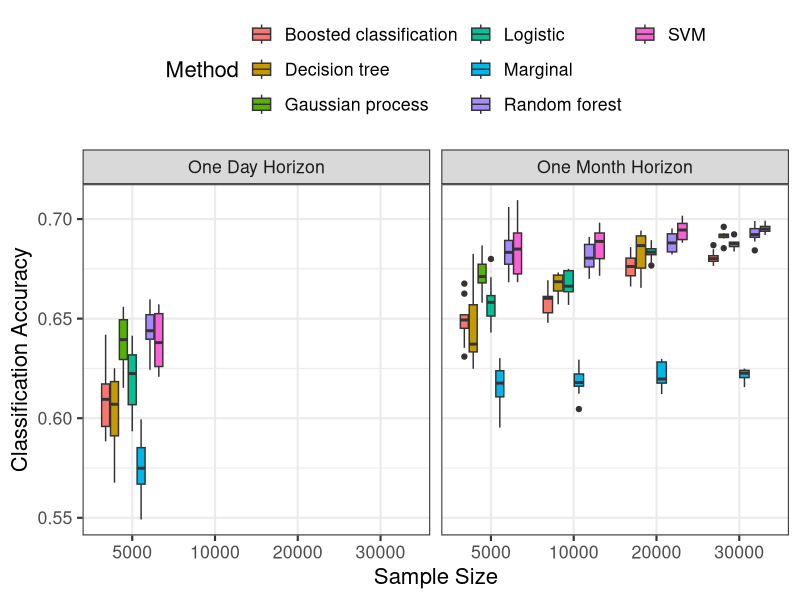
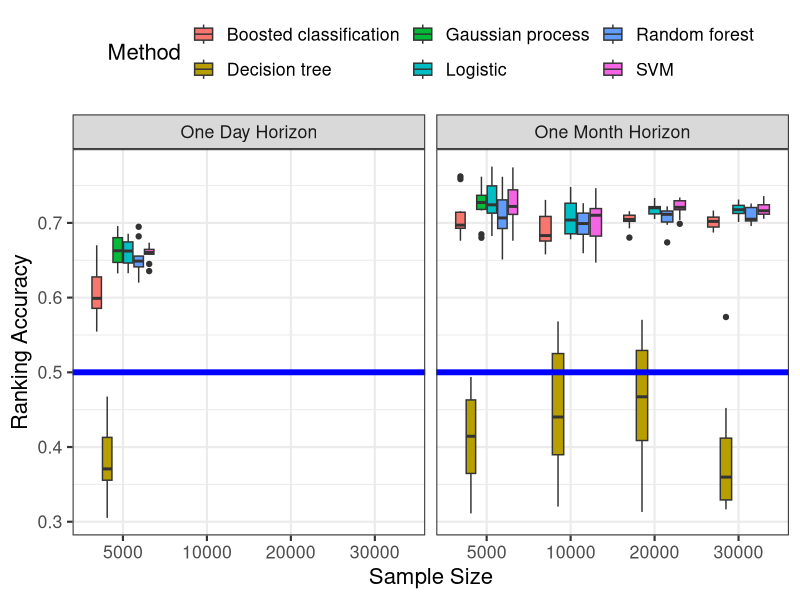
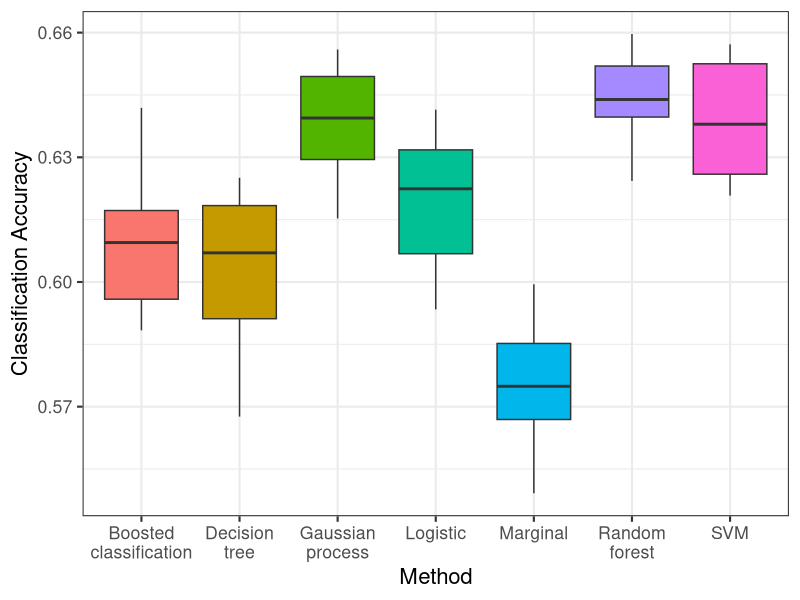
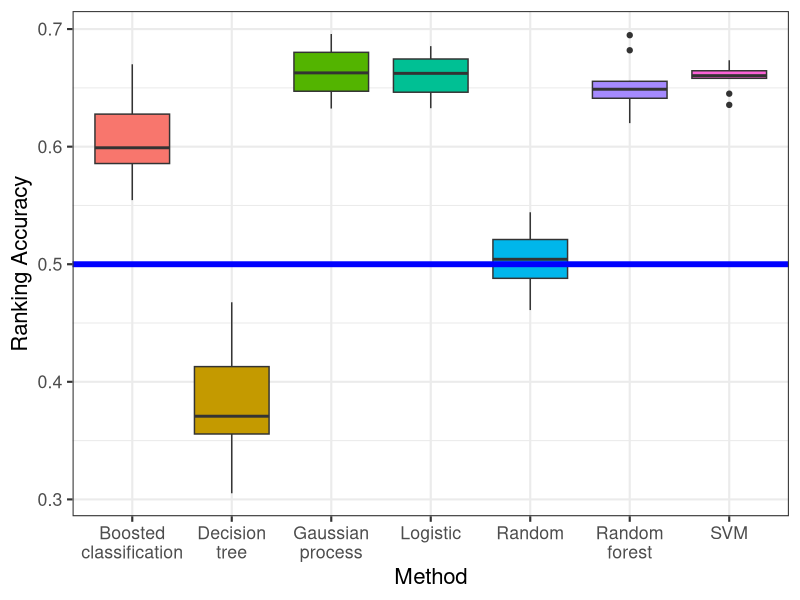
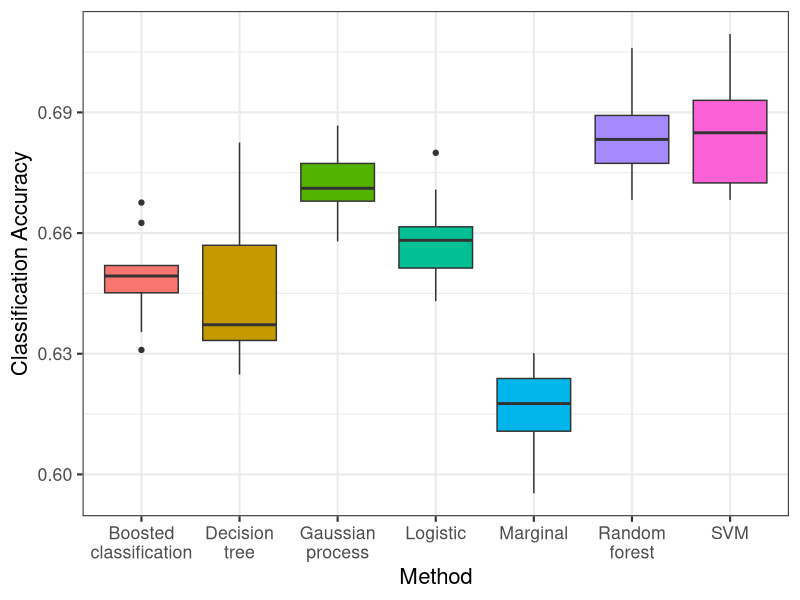
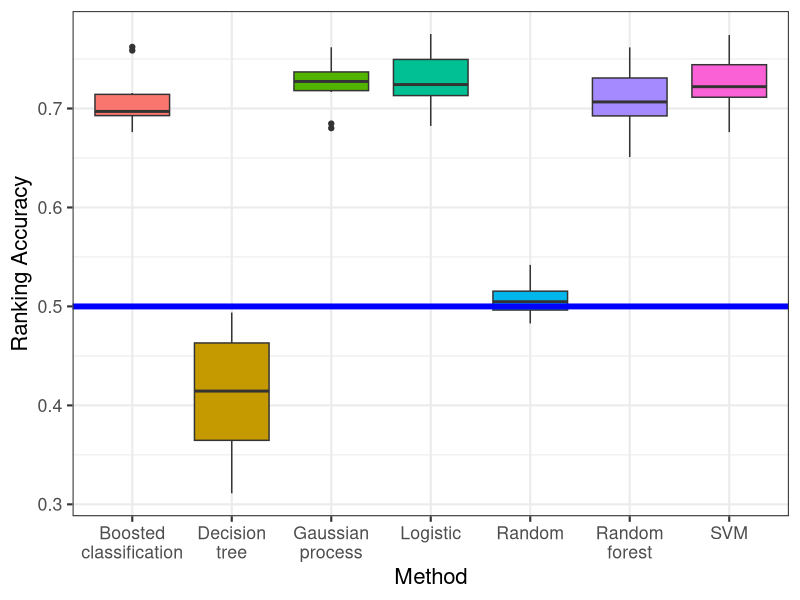
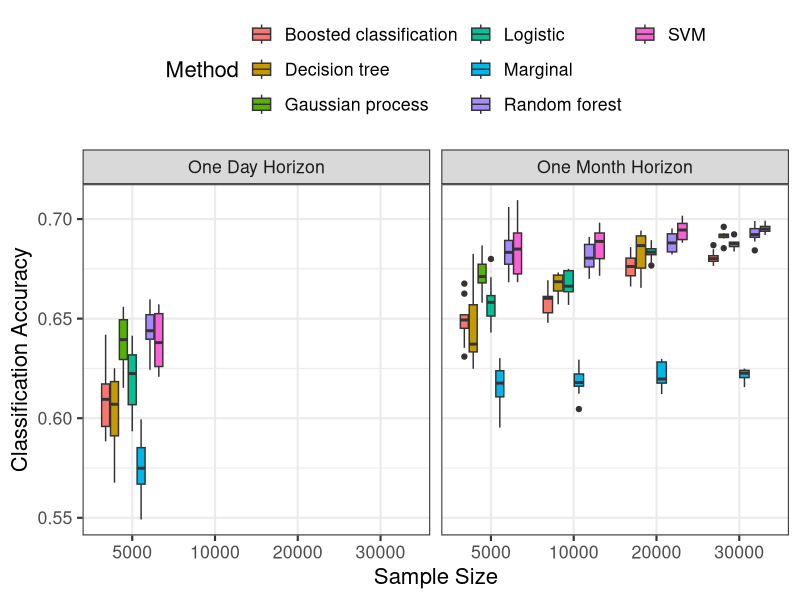
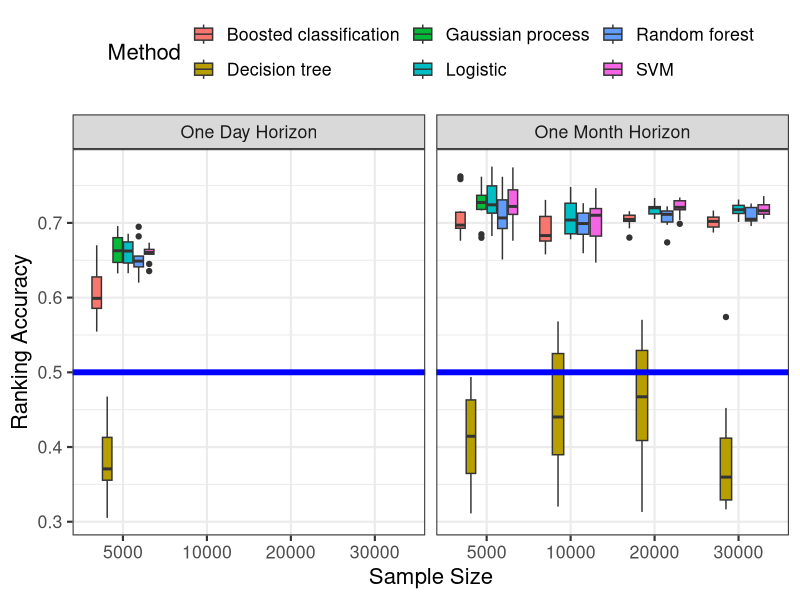

Write the R code that produced these figures, in order.
library(ggplot2)
library(plyr)
library(stringr)

d1 <- read.csv("one-day-horizon-results.csv")
d1$type <- "One Day Horizon"
d2 <- read.csv("thirty-day-horizon-results.csv")
d2$type <- "One Month Horizon"
d <- rbind(d1, d2)

d$method <- str_replace(d$method, "Boosted classification.+", "Boosted classification")
d$method <- str_replace(d$method, "SVM.+", "SVM")

d.summ <- ddply(d, .(method, nrecs), summarize, ranking.acc.median=median(ranking.accuracy))

g <- ggplot(subset(d, !(method %in% c("Uniform", "Random"))), aes(x=nrecs, y=class.accuracy)) + 
  geom_boxplot(aes(x=factor(nrecs), fill=method)) + 
  labs(x="Sample Size", y="Classification Accuracy") + facet_grid(~type) +
  theme_bw(base_size=16) + theme(legend.position="top") + guides(fill=guide_legend(title="Method", ncol=3))
print(g)
png("writeup/figures/class-performance-by-sample-size.png", width=800, height=400)
print(g)
dev.off()

g <- ggplot(subset(d, !(method %in% c("Uniform", "Marginal", "Random"))), aes(x=nrecs, y=ranking.accuracy)) + 
    geom_boxplot(aes(x=factor(nrecs), fill=method)) + facet_grid(~type) +
    labs(x="Sample Size", y="Ranking Accuracy") + geom_hline(yintercept=0.5, color="blue", size=2) + 
    theme_bw(base_size=16) + theme(legend.position="top") + guides(fill=guide_legend(title="Method", ncol=3))
print(g)
png("writeup/figures/performance-by-sample-size.png", width=800, height=400)
print(g)
dev.off()


for(curtype in c("One Day Horizon", "One Month Horizon")) {
  d5000 <- subset(d, nrecs==5000&type==curtype)
  d5000$method <- str_replace(d5000$method, "Boosted classification", "Boosted\nclassification")
  d5000$method <- str_replace(d5000$method, "Random forest", "Random\nforest")
  d5000$method <- str_replace(d5000$method, "Decision tree", "Decision\ntree")
  d5000$method <- str_replace(d5000$method, "Gaussian process", "Gaussian\nprocess")
  g <- ggplot(subset(d5000, !(method %in% c("Uniform", "Random"))), aes(x=method, y=class.accuracy, fill=method)) + 
    geom_boxplot() + 
    labs(x="Method", y="Classification Accuracy") +
    theme_bw(base_size=16) + theme(legend.position="top") + guides(fill="none")#guide_legend(title="Method", ncol=3))
  print(g)
  png(paste0("writeup/figures/class-performance-sample-5000-", str_replace_all(curtype, "\\s", ""), ".png"), width=500, height=400)
  print(g)
  dev.off()
  
  g <- ggplot(subset(d5000, !(method %in% c("Uniform", "Marginal"))), aes(x=method, y=ranking.accuracy, fill=method)) + 
      geom_boxplot() + labs(x="Method", y="Ranking Accuracy") + geom_hline(yintercept=0.5, color="blue", size=2) + 
      theme_bw(base_size=16) + theme(legend.position="top") + guides(fill="none")#guide_legend(title="Method", ncol=3))
  print(g)
  png(paste0("writeup/figures/performance-sample-5000-", str_replace_all(curtype, "\\s", ""), ".png"), width=500, height=400)
  print(g)
  dev.off()
}